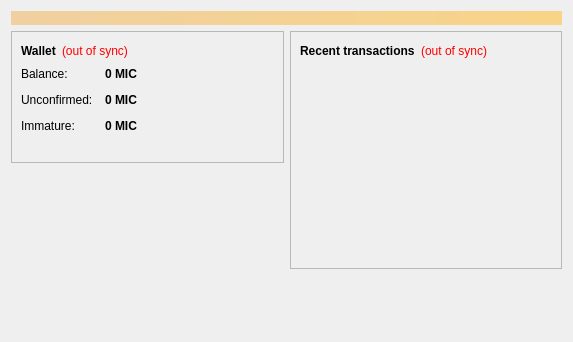
<?xml version="1.0" encoding="UTF-8"?>
<ui version="4.0">
 <class>OverviewPage</class>
 <widget class="QWidget" name="OverviewPage">
  <property name="geometry">
   <rect>
    <x>0</x>
    <y>0</y>
    <width>573</width>
    <height>342</height>
   </rect>
  </property>
  <property name="windowTitle">
   <string>Form</string>
  </property>
  <layout class="QVBoxLayout" name="topLayout">
   <item>
    <widget class="QLabel" name="labelAlerts">
     <property name="visible">
      <bool>false</bool>
     </property>
     <property name="styleSheet">
      <string notr="true">background-color: qlineargradient(x1: 0, y1: 0, x2: 1, y2: 0, stop:0 #F0D0A0, stop:1 #F8D488); color:#000000;</string>
     </property>
     <property name="wordWrap">
      <bool>true</bool>
     </property>
     <property name="margin">
      <number>3</number>
     </property>
    </widget>
   </item>
   <item>
    <layout class="QHBoxLayout" name="horizontalLayout" stretch="1,1">
     <item>
      <layout class="QVBoxLayout" name="verticalLayout_2">
       <item>
        <widget class="QFrame" name="frame">
         <property name="frameShape">
          <enum>QFrame::StyledPanel</enum>
         </property>
         <property name="frameShadow">
          <enum>QFrame::Raised</enum>
         </property>
         <layout class="QVBoxLayout" name="verticalLayout_4">
          <item>
           <layout class="QHBoxLayout" name="horizontalLayout_4">
            <item>
             <widget class="QLabel" name="label_5">
              <property name="font">
               <font>
                <weight>75</weight>
                <bold>true</bold>
               </font>
              </property>
              <property name="text">
               <string>Wallet</string>
              </property>
             </widget>
            </item>
            <item>
             <widget class="QLabel" name="labelWalletStatus">
              <property name="toolTip">
               <string>&lt;html&gt;&lt;head/&gt;&lt;body&gt;&lt;p&gt;The displayed information may be out of date. Your wallet automatically synchronizes with the Mimic network after a connection is established, but this process has not completed yet.&lt;/p&gt;&lt;/body&gt;&lt;/html&gt;</string>
              </property>
              <property name="styleSheet">
               <string notr="true">QLabel { color: red; }</string>
              </property>
              <property name="text">
               <string notr="true">(out of sync)</string>
              </property>
              <property name="alignment">
               <set>Qt::AlignLeading|Qt::AlignLeft|Qt::AlignVCenter</set>
              </property>
             </widget>
            </item>
            <item>
             <spacer name="horizontalSpacer_2">
              <property name="orientation">
               <enum>Qt::Horizontal</enum>
              </property>
              <property name="sizeHint" stdset="0">
               <size>
                <width>40</width>
                <height>20</height>
               </size>
              </property>
             </spacer>
            </item>
           </layout>
          </item>
          <item>
           <layout class="QFormLayout" name="formLayout_2">
            <property name="fieldGrowthPolicy">
             <enum>QFormLayout::AllNonFixedFieldsGrow</enum>
            </property>
            <property name="horizontalSpacing">
             <number>12</number>
            </property>
            <property name="verticalSpacing">
             <number>12</number>
            </property>
            <item row="0" column="0">
             <widget class="QLabel" name="label">
              <property name="text">
               <string>Balance:</string>
              </property>
             </widget>
            </item>
            <item row="0" column="1">
             <widget class="QLabel" name="labelBalance">
              <property name="font">
               <font>
                <weight>75</weight>
                <bold>true</bold>
               </font>
              </property>
              <property name="cursor">
               <cursorShape>IBeamCursor</cursorShape>
              </property>
              <property name="toolTip">
               <string>Your current balance</string>
              </property>
              <property name="text">
               <string notr="true">0 MIC</string>
              </property>
              <property name="textInteractionFlags">
               <set>Qt::LinksAccessibleByMouse|Qt::TextSelectableByKeyboard|Qt::TextSelectableByMouse</set>
              </property>
             </widget>
            </item>
            <item row="1" column="0">
             <widget class="QLabel" name="label_3">
              <property name="text">
               <string>Unconfirmed:</string>
              </property>
             </widget>
            </item>
            <item row="1" column="1">
             <widget class="QLabel" name="labelUnconfirmed">
              <property name="font">
               <font>
                <weight>75</weight>
                <bold>true</bold>
               </font>
              </property>
              <property name="cursor">
               <cursorShape>IBeamCursor</cursorShape>
              </property>
              <property name="toolTip">
               <string>Total of transactions that have yet to be confirmed, and do not yet count toward the current balance</string>
              </property>
              <property name="text">
               <string notr="true">0 MIC</string>
              </property>
              <property name="textInteractionFlags">
               <set>Qt::LinksAccessibleByMouse|Qt::TextSelectableByKeyboard|Qt::TextSelectableByMouse</set>
              </property>
             </widget>
            </item>
            <item row="2" column="0">
             <widget class="QLabel" name="labelImmatureText">
              <property name="text">
               <string>Immature:</string>
              </property>
             </widget>
            </item>
            <item row="2" column="1">
             <widget class="QLabel" name="labelImmature">
              <property name="font">
               <font>
                <weight>75</weight>
                <bold>true</bold>
               </font>
              </property>
              <property name="toolTip">
               <string>Mined balance that has not yet matured</string>
              </property>
              <property name="text">
               <string notr="true">0 MIC</string>
              </property>
              <property name="textInteractionFlags">
               <set>Qt::LinksAccessibleByMouse|Qt::TextSelectableByKeyboard|Qt::TextSelectableByMouse</set>
              </property>
             </widget>
            </item>
           </layout>
          </item>
          <item>
           <widget class="QLabel" name="label_wallet_bgcoin">
            <property name="text">
             <string/>
            </property>
            <property name="pixmap">
             <pixmap resource="../bitcoin.qrc">:/images/wallet_bgcoin</pixmap>
            </property>
            <property name="scaledContents">
             <bool>false</bool>
            </property>
            <property name="alignment">
             <set>Qt::AlignCenter</set>
            </property>
            <property name="margin">
             <number>-2</number>
            </property>
           </widget>
          </item>
         </layout>
        </widget>
       </item>
       <item>
        <spacer name="verticalSpacer">
         <property name="orientation">
          <enum>Qt::Vertical</enum>
         </property>
         <property name="sizeHint" stdset="0">
          <size>
           <width>20</width>
           <height>40</height>
          </size>
         </property>
        </spacer>
       </item>
      </layout>
     </item>
     <item>
      <layout class="QVBoxLayout" name="verticalLayout_3">
       <item>
        <widget class="QFrame" name="frame_2">
         <property name="frameShape">
          <enum>QFrame::StyledPanel</enum>
         </property>
         <property name="frameShadow">
          <enum>QFrame::Raised</enum>
         </property>
         <layout class="QVBoxLayout" name="verticalLayout">
          <item>
           <layout class="QHBoxLayout" name="horizontalLayout_2">
            <item>
             <widget class="QLabel" name="label_4">
              <property name="text">
               <string>&lt;b&gt;Recent transactions&lt;/b&gt;</string>
              </property>
             </widget>
            </item>
            <item>
             <widget class="QLabel" name="labelTransactionsStatus">
              <property name="toolTip">
               <string>&lt;html&gt;&lt;head/&gt;&lt;body&gt;&lt;p&gt;The displayed information may be out of date. Your wallet automatically synchronizes with the Mimic network after a connection is established, but this process has not completed yet.&lt;/p&gt;&lt;/body&gt;&lt;/html&gt;</string>
              </property>
              <property name="styleSheet">
               <string notr="true">QLabel { color: red; }</string>
              </property>
              <property name="text">
               <string notr="true">(out of sync)</string>
              </property>
              <property name="alignment">
               <set>Qt::AlignRight|Qt::AlignTrailing|Qt::AlignVCenter</set>
              </property>
             </widget>
            </item>
            <item>
             <spacer name="horizontalSpacer">
              <property name="orientation">
               <enum>Qt::Horizontal</enum>
              </property>
              <property name="sizeHint" stdset="0">
               <size>
                <width>40</width>
                <height>20</height>
               </size>
              </property>
             </spacer>
            </item>
           </layout>
          </item>
          <item>
           <widget class="QListView" name="listTransactions">
            <property name="styleSheet">
             <string notr="true">QListView { background: transparent; }</string>
            </property>
            <property name="frameShape">
             <enum>QFrame::NoFrame</enum>
            </property>
            <property name="verticalScrollBarPolicy">
             <enum>Qt::ScrollBarAlwaysOff</enum>
            </property>
            <property name="horizontalScrollBarPolicy">
             <enum>Qt::ScrollBarAlwaysOff</enum>
            </property>
            <property name="selectionMode">
             <enum>QAbstractItemView::NoSelection</enum>
            </property>
           </widget>
          </item>
         </layout>
        </widget>
       </item>
       <item>
        <spacer name="verticalSpacer_2">
         <property name="orientation">
          <enum>Qt::Vertical</enum>
         </property>
         <property name="sizeHint" stdset="0">
          <size>
           <width>20</width>
           <height>40</height>
          </size>
         </property>
        </spacer>
       </item>
      </layout>
     </item>
    </layout>
   </item>
  </layout>
 </widget>
 <resources/>
 <connections/>
</ui>
